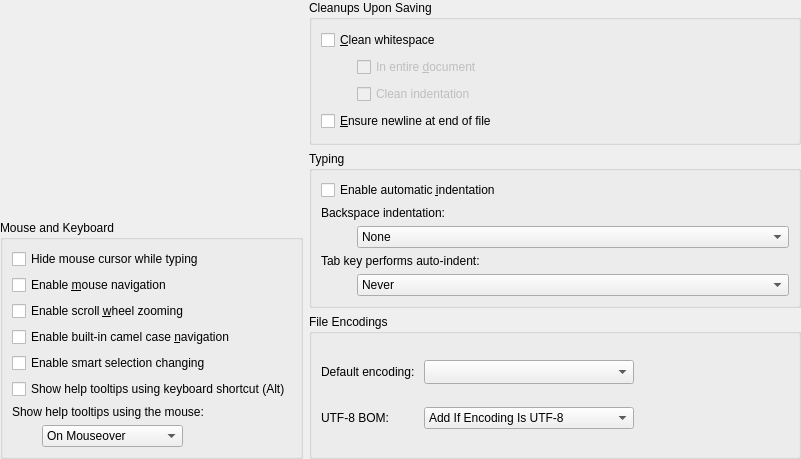
<?xml version="1.0" encoding="UTF-8"?>
<ui version="4.0">
 <class>TextEditor::Internal::BehaviorSettingsWidget</class>
 <widget class="QWidget" name="TextEditor::Internal::BehaviorSettingsWidget">
  <property name="geometry">
   <rect>
    <x>0</x>
    <y>0</y>
    <width>801</width>
    <height>459</height>
   </rect>
  </property>
  <layout class="QHBoxLayout" name="horizontalLayout">
   <property name="leftMargin">
    <number>0</number>
   </property>
   <property name="topMargin">
    <number>0</number>
   </property>
   <property name="rightMargin">
    <number>0</number>
   </property>
   <property name="bottomMargin">
    <number>0</number>
   </property>
   <item>
    <layout class="QVBoxLayout" name="verticalLayout_2">
     <item>
      <widget class="TextEditor::SimpleCodeStylePreferencesWidget" name="tabPreferencesWidget" native="true"/>
     </item>
     <item>
      <widget class="QGroupBox" name="groupBoxMouse">
       <property name="title">
        <string>Mouse and Keyboard</string>
       </property>
       <layout class="QVBoxLayout" name="verticalLayout">
        <item>
         <widget class="QCheckBox" name="mouseHiding">
          <property name="text">
           <string>Hide mouse cursor while typing</string>
          </property>
         </widget>
        </item>
        <item>
         <widget class="QCheckBox" name="mouseNavigation">
          <property name="text">
           <string>Enable &amp;mouse navigation</string>
          </property>
         </widget>
        </item>
        <item>
         <widget class="QCheckBox" name="scrollWheelZooming">
          <property name="text">
           <string>Enable scroll &amp;wheel zooming</string>
          </property>
         </widget>
        </item>
        <item>
         <widget class="QCheckBox" name="camelCaseNavigation">
          <property name="text">
           <string>Enable built-in camel case &amp;navigation</string>
          </property>
         </widget>
        </item>
        <item>
         <widget class="QCheckBox" name="smartSelectionChanging">
          <property name="toolTip">
           <string>Using Select Block Up / Down actions will now provide smarter selections.</string>
          </property>
          <property name="text">
           <string>Enable smart selection changing</string>
          </property>
         </widget>
        </item>
        <item>
         <widget class="QCheckBox" name="keyboardTooltips">
          <property name="toolTip">
           <string>Pressing Alt displays context-sensitive help or type information as tooltips.</string>
          </property>
          <property name="text">
           <string>Show help tooltips using keyboard shortcut (Alt)</string>
          </property>
         </widget>
        </item>
        <item>
         <widget class="QLabel" name="helpTooltipsLabel">
          <property name="text">
           <string>Show help tooltips using the mouse:</string>
          </property>
         </widget>
        </item>
        <item>
         <layout class="QHBoxLayout" name="horizontalLayout_2">
          <item>
           <spacer name="horizontalSpacer">
            <property name="orientation">
             <enum>Qt::Horizontal</enum>
            </property>
            <property name="sizeType">
             <enum>QSizePolicy::Fixed</enum>
            </property>
            <property name="sizeHint" stdset="0">
             <size>
              <width>30</width>
              <height>20</height>
             </size>
            </property>
           </spacer>
          </item>
          <item>
           <widget class="QComboBox" name="constrainTooltipsBox">
            <item>
             <property name="text">
              <string>On Mouseover</string>
             </property>
            </item>
            <item>
             <property name="text">
              <string>On Shift+Mouseover</string>
             </property>
            </item>
           </widget>
          </item>
          <item>
           <spacer name="horizontalSpacer_3">
            <property name="orientation">
             <enum>Qt::Horizontal</enum>
            </property>
            <property name="sizeHint" stdset="0">
             <size>
              <width>40</width>
              <height>20</height>
             </size>
            </property>
           </spacer>
          </item>
         </layout>
        </item>
       </layout>
      </widget>
     </item>
     <!--OPENMV-DIFF-->
     <!--<item>
      <spacer name="verticalSpacer">
       <property name="orientation">
        <enum>Qt::Vertical</enum>
       </property>
       <property name="sizeHint" stdset="0">
        <size>
         <width>28</width>
         <height>13</height>
        </size>
       </property>
      </spacer>
     </item>-->
     <!--OPENMV-DIFF-->
    </layout>
   </item>
   <item>
    <layout class="QVBoxLayout" name="verticalLayout_3">
     <item>
      <widget class="QGroupBox" name="groupBoxStorageSettings">
       <property name="toolTip">
        <string>Cleanup actions which are automatically performed right before the file is saved to disk.</string>
       </property>
       <property name="title">
        <string>Cleanups Upon Saving</string>
       </property>
       <layout class="QGridLayout" name="gridLayout_2">
        <item row="0" column="0" colspan="2">
         <widget class="QCheckBox" name="cleanWhitespace">
          <property name="toolTip">
           <string>Removes trailing whitespace upon saving.</string>
          </property>
          <property name="text">
           <string>&amp;Clean whitespace</string>
          </property>
         </widget>
        </item>
        <item row="1" column="0">
         <spacer name="horizontalSpacer_2">
          <property name="orientation">
           <enum>Qt::Horizontal</enum>
          </property>
          <property name="sizeType">
           <enum>QSizePolicy::Fixed</enum>
          </property>
          <property name="sizeHint" stdset="0">
           <size>
            <width>30</width>
            <height>20</height>
           </size>
          </property>
         </spacer>
        </item>
        <item row="1" column="1">
         <widget class="QCheckBox" name="inEntireDocument">
          <property name="enabled">
           <bool>false</bool>
          </property>
          <property name="sizePolicy">
           <sizepolicy hsizetype="Expanding" vsizetype="Fixed">
            <horstretch>0</horstretch>
            <verstretch>0</verstretch>
           </sizepolicy>
          </property>
          <property name="toolTip">
           <string>Cleans whitespace in entire document instead of only for changed parts.</string>
          </property>
          <property name="text">
           <string>In entire &amp;document</string>
          </property>
         </widget>
        </item>
        <item row="2" column="1">
         <widget class="QCheckBox" name="cleanIndentation">
          <property name="enabled">
           <bool>false</bool>
          </property>
          <property name="toolTip">
           <string>Corrects leading whitespace according to tab settings.</string>
          </property>
          <property name="text">
           <string>Clean indentation</string>
          </property>
         </widget>
        </item>
        <item row="3" column="0" colspan="2">
         <widget class="QCheckBox" name="addFinalNewLine">
          <property name="toolTip">
           <string>Always writes a newline character at the end of the file.</string>
          </property>
          <property name="text">
           <string>&amp;Ensure newline at end of file</string>
          </property>
         </widget>
        </item>
       </layout>
      </widget>
     </item>
     <item>
      <widget class="QGroupBox" name="groupBoxTyping">
       <property name="title">
        <string>Typing</string>
       </property>
       <property name="flat">
        <bool>false</bool>
       </property>
       <layout class="QGridLayout" name="gridLayout_3">
        <item row="0" column="0" colspan="2">
         <widget class="QCheckBox" name="autoIndent">
          <property name="text">
           <string>Enable automatic &amp;indentation</string>
          </property>
         </widget>
        </item>
        <item row="1" column="0" colspan="2">
         <widget class="QLabel" name="smartBackspaceLabel">
          <property name="text">
           <string>Backspace indentation:</string>
          </property>
         </widget>
        </item>
        <item row="2" column="1">
         <widget class="QComboBox" name="smartBackspaceBehavior">
          <property name="sizePolicy">
           <sizepolicy hsizetype="MinimumExpanding" vsizetype="Fixed">
            <horstretch>0</horstretch>
            <verstretch>0</verstretch>
           </sizepolicy>
          </property>
          <property name="toolTip">
           <string>&lt;html&gt;&lt;head/&gt;&lt;body&gt;
Specifies how backspace interacts with indentation.

&lt;ul&gt;
&lt;li&gt;None: No interaction at all. Regular plain backspace behavior.
&lt;/li&gt;

&lt;li&gt;Follows Previous Indents: In leading white space it will take the cursor back to the nearest indentation level used in previous lines.
&lt;/li&gt;

&lt;li&gt;Unindents: If the character behind the cursor is a space it behaves as a backtab.
&lt;/li&gt;
&lt;/ul&gt;&lt;/body&gt;&lt;/html&gt;
</string>
          </property>
          <item>
           <property name="text">
            <string>None</string>
           </property>
          </item>
          <item>
           <property name="text">
            <string>Follows Previous Indents</string>
           </property>
          </item>
          <item>
           <property name="text">
            <string>Unindents</string>
           </property>
          </item>
         </widget>
        </item>
        <item row="3" column="0" colspan="2">
         <widget class="QLabel" name="tabKeyBehaviorLabel">
          <property name="text">
           <string>Tab key performs auto-indent:</string>
          </property>
         </widget>
        </item>
        <item row="4" column="0">
         <spacer name="horizontalSpacer_5">
          <property name="orientation">
           <enum>Qt::Horizontal</enum>
          </property>
          <property name="sizeType">
           <enum>QSizePolicy::Fixed</enum>
          </property>
          <property name="sizeHint" stdset="0">
           <size>
            <width>30</width>
            <height>20</height>
           </size>
          </property>
         </spacer>
        </item>
        <item row="4" column="1">
         <widget class="QComboBox" name="tabKeyBehavior">
          <property name="sizePolicy">
           <sizepolicy hsizetype="MinimumExpanding" vsizetype="Fixed">
            <horstretch>0</horstretch>
            <verstretch>0</verstretch>
           </sizepolicy>
          </property>
          <item>
           <property name="text">
            <string>Never</string>
           </property>
          </item>
          <item>
           <property name="text">
            <string>Always</string>
           </property>
          </item>
          <item>
           <property name="text">
            <string>In Leading White Space</string>
           </property>
          </item>
         </widget>
        </item>
       </layout>
      </widget>
     </item>
     <item>
      <widget class="QGroupBox" name="groupBoxEncodings">
       <property name="title">
        <string>File Encodings</string>
       </property>
       <layout class="QGridLayout" name="gridLayout">
        <item row="0" column="0">
         <widget class="QLabel" name="encodingLabel">
          <property name="text">
           <string>Default encoding: </string>
          </property>
         </widget>
        </item>
        <item row="0" column="1">
         <widget class="QComboBox" name="encodingBox">
          <property name="sizePolicy">
           <sizepolicy hsizetype="Preferred" vsizetype="Fixed">
            <horstretch>0</horstretch>
            <verstretch>0</verstretch>
           </sizepolicy>
          </property>
          <property name="sizeAdjustPolicy">
           <enum>QComboBox::AdjustToMinimumContentsLengthWithIcon</enum>
          </property>
          <property name="minimumContentsLength">
           <number>20</number>
          </property>
         </widget>
        </item>
        <item row="0" column="2">
         <spacer name="horizontalSpacer_6">
          <property name="orientation">
           <enum>Qt::Horizontal</enum>
          </property>
          <property name="sizeType">
           <enum>QSizePolicy::Expanding</enum>
          </property>
          <property name="sizeHint" stdset="0">
           <size>
            <width>285</width>
            <height>20</height>
           </size>
          </property>
         </spacer>
        </item>
        <item row="1" column="1">
         <widget class="QComboBox" name="utf8BomBox">
          <property name="toolTip">
           <string>&lt;html&gt;&lt;head/&gt;&lt;body&gt;
&lt;p&gt;How text editors should deal with UTF-8 Byte Order Marks. The options are:&lt;/p&gt;
&lt;ul &gt;&lt;li&gt;&lt;i&gt;Add If Encoding Is UTF-8:&lt;/i&gt; always add a BOM when saving a file in UTF-8 encoding. Note that this will not work if the encoding is &lt;i&gt;System&lt;/i&gt;, as Qt Creator does not know what it actually is.&lt;/li&gt;
&lt;li&gt;&lt;i&gt;Keep If Already Present: &lt;/i&gt;save the file with a BOM if it already had one when it was loaded.&lt;/li&gt;
&lt;li&gt;&lt;i&gt;Always Delete:&lt;/i&gt; never write an UTF-8 BOM, possibly deleting a pre-existing one.&lt;/li&gt;&lt;/ul&gt;
&lt;p&gt;Note that UTF-8 BOMs are uncommon and treated incorrectly by some editors, so it usually makes little sense to add any.&lt;/p&gt;
&lt;p&gt;This setting does &lt;b&gt;not&lt;/b&gt; influence the use of UTF-16 and UTF-32 BOMs.&lt;/p&gt;&lt;/body&gt;&lt;/html&gt;</string>
          </property>
          <item>
           <property name="text">
            <string>Add If Encoding Is UTF-8</string>
           </property>
          </item>
          <item>
           <property name="text">
            <string>Keep If Already Present</string>
           </property>
          </item>
          <item>
           <property name="text">
            <string>Always Delete</string>
           </property>
          </item>
         </widget>
        </item>
        <item row="1" column="0">
         <widget class="QLabel" name="utf8BomLabel">
          <property name="text">
           <string>UTF-8 BOM:</string>
          </property>
         </widget>
        </item>
       </layout>
      </widget>
     </item>
     <!--OPENMV-DIFF-->
     <!--<item>
      <spacer name="verticalSpacer_2">
       <property name="orientation">
        <enum>Qt::Vertical</enum>
       </property>
       <property name="sizeHint" stdset="0">
        <size>
         <width>20</width>
         <height>40</height>
        </size>
       </property>
      </spacer>
     </item>-->
     <!--OPENMV-DIFF-->
    </layout>
   </item>
  </layout>
 </widget>
 <customwidgets>
  <customwidget>
   <class>TextEditor::SimpleCodeStylePreferencesWidget</class>
   <extends>QWidget</extends>
   <header location="global">texteditor/simplecodestylepreferenceswidget.h</header>
   <container>1</container>
  </customwidget>
 </customwidgets>
 <tabstops>
  <tabstop>cleanWhitespace</tabstop>
  <tabstop>inEntireDocument</tabstop>
  <tabstop>cleanIndentation</tabstop>
  <tabstop>addFinalNewLine</tabstop>
 </tabstops>
 <resources/>
 <connections>
  <connection>
   <sender>cleanWhitespace</sender>
   <signal>toggled(bool)</signal>
   <receiver>inEntireDocument</receiver>
   <slot>setEnabled(bool)</slot>
   <hints>
    <hint type="sourcelabel">
     <x>87</x>
     <y>323</y>
    </hint>
    <hint type="destinationlabel">
     <x>205</x>
     <y>353</y>
    </hint>
   </hints>
  </connection>
  <connection>
   <sender>cleanWhitespace</sender>
   <signal>toggled(bool)</signal>
   <receiver>cleanIndentation</receiver>
   <slot>setEnabled(bool)</slot>
   <hints>
    <hint type="sourcelabel">
     <x>60</x>
     <y>323</y>
    </hint>
    <hint type="destinationlabel">
     <x>134</x>
     <y>384</y>
    </hint>
   </hints>
  </connection>
 </connections>
</ui>
